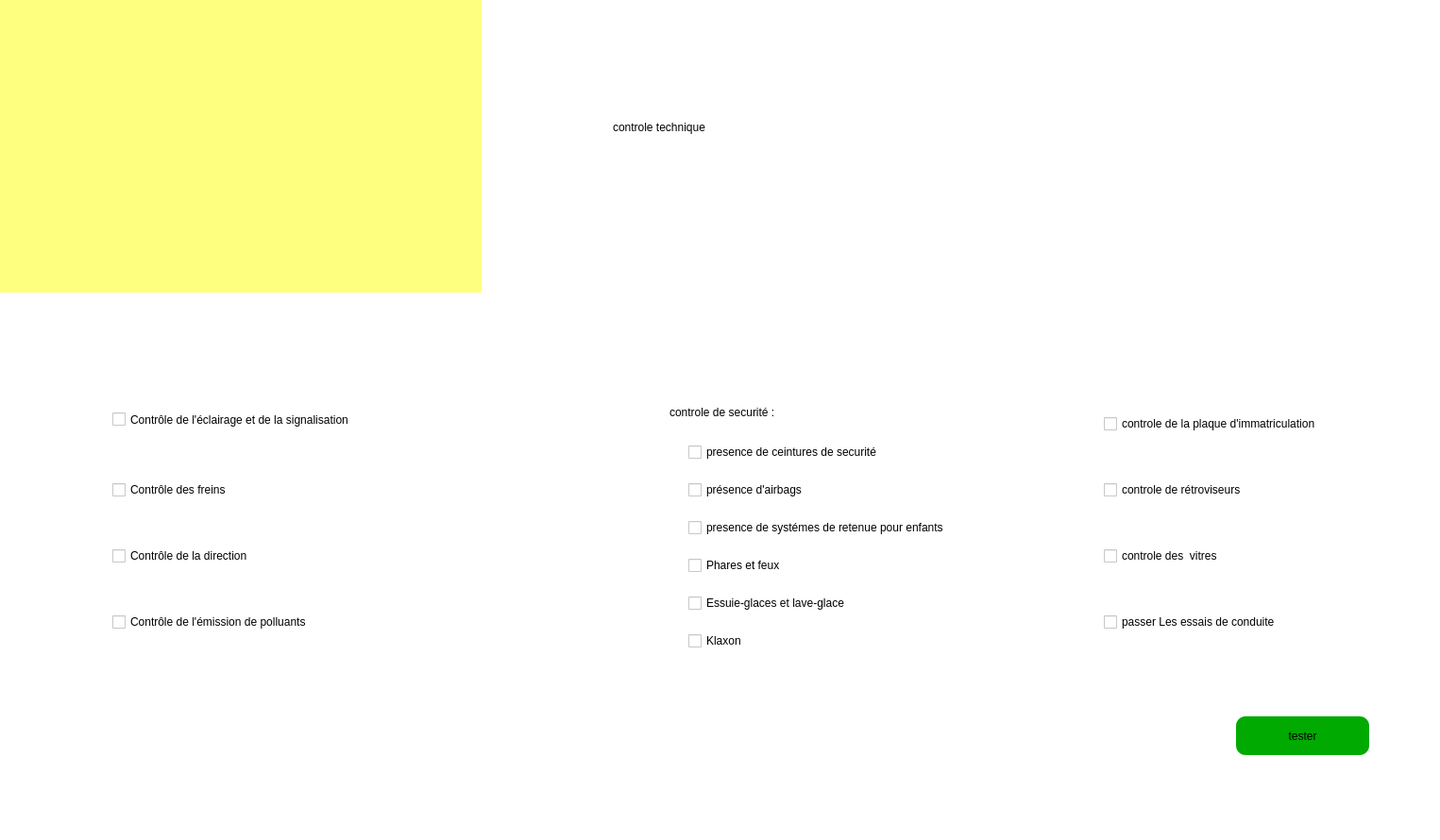
<?xml version="1.0" encoding="UTF-8"?>
<ui version="4.0">
 <class>controle</class>
 <widget class="QDialog" name="controle">
  <property name="geometry">
   <rect>
    <x>0</x>
    <y>0</y>
    <width>1525</width>
    <height>890</height>
   </rect>
  </property>
  <property name="windowTitle">
   <string>Dialog</string>
  </property>
  <widget class="QWidget" name="widget" native="true">
   <property name="geometry">
    <rect>
     <x>-1</x>
     <y>-1</y>
     <width>1531</width>
     <height>891</height>
    </rect>
   </property>
   <property name="styleSheet">
    <string notr="true">background-color: rgb(255, 255, 255);</string>
   </property>
   <widget class="QLabel" name="gifLabel">
    <property name="geometry">
     <rect>
      <x>0</x>
      <y>0</y>
      <width>511</width>
      <height>311</height>
     </rect>
    </property>
    <property name="styleSheet">
     <string notr="true">background-color: rgb(255, 255, 127);</string>
    </property>
    <property name="text">
     <string/>
    </property>
   </widget>
   <widget class="QLabel" name="label">
    <property name="geometry">
     <rect>
      <x>650</x>
      <y>100</y>
      <width>541</width>
      <height>71</height>
     </rect>
    </property>
    <property name="styleSheet">
     <string notr="true">font: 35pt &quot;MV Boli&quot;;</string>
    </property>
    <property name="text">
     <string>controle technique</string>
    </property>
   </widget>
   <widget class="QCheckBox" name="checkBox1">
    <property name="geometry">
     <rect>
      <x>120</x>
      <y>420</y>
      <width>311</width>
      <height>51</height>
     </rect>
    </property>
    <property name="text">
     <string>Contrôle de l'éclairage et de la signalisation</string>
    </property>
   </widget>
   <widget class="QCheckBox" name="checkBox2">
    <property name="geometry">
     <rect>
      <x>120</x>
      <y>510</y>
      <width>211</width>
      <height>20</height>
     </rect>
    </property>
    <property name="text">
     <string>Contrôle des freins </string>
    </property>
   </widget>
   <widget class="QCheckBox" name="checkBox3">
    <property name="geometry">
     <rect>
      <x>120</x>
      <y>580</y>
      <width>221</width>
      <height>20</height>
     </rect>
    </property>
    <property name="text">
     <string>Contrôle de la direction</string>
    </property>
   </widget>
   <widget class="QCheckBox" name="checkBox4">
    <property name="geometry">
     <rect>
      <x>120</x>
      <y>650</y>
      <width>311</width>
      <height>20</height>
     </rect>
    </property>
    <property name="text">
     <string>Contrôle de l'émission de polluants </string>
    </property>
   </widget>
   <widget class="QCheckBox" name="checkBox5">
    <property name="geometry">
     <rect>
      <x>730</x>
      <y>470</y>
      <width>291</width>
      <height>20</height>
     </rect>
    </property>
    <property name="text">
     <string>presence de ceintures de securité</string>
    </property>
   </widget>
   <widget class="QLabel" name="label_2">
    <property name="geometry">
     <rect>
      <x>710</x>
      <y>430</y>
      <width>161</width>
      <height>16</height>
     </rect>
    </property>
    <property name="text">
     <string>controle de securité :</string>
    </property>
   </widget>
   <widget class="QCheckBox" name="checkBox6">
    <property name="geometry">
     <rect>
      <x>730</x>
      <y>510</y>
      <width>291</width>
      <height>20</height>
     </rect>
    </property>
    <property name="text">
     <string>présence d'airbags</string>
    </property>
   </widget>
   <widget class="QCheckBox" name="checkBox7">
    <property name="geometry">
     <rect>
      <x>730</x>
      <y>550</y>
      <width>291</width>
      <height>20</height>
     </rect>
    </property>
    <property name="text">
     <string>presence de systémes de retenue pour enfants</string>
    </property>
   </widget>
   <widget class="QCheckBox" name="checkBox8">
    <property name="geometry">
     <rect>
      <x>730</x>
      <y>590</y>
      <width>201</width>
      <height>20</height>
     </rect>
    </property>
    <property name="text">
     <string>Phares et feux</string>
    </property>
   </widget>
   <widget class="QCheckBox" name="checkBox9">
    <property name="geometry">
     <rect>
      <x>730</x>
      <y>630</y>
      <width>221</width>
      <height>20</height>
     </rect>
    </property>
    <property name="text">
     <string>Essuie-glaces et lave-glace</string>
    </property>
   </widget>
   <widget class="QCheckBox" name="checkBox10">
    <property name="geometry">
     <rect>
      <x>730</x>
      <y>670</y>
      <width>83</width>
      <height>20</height>
     </rect>
    </property>
    <property name="text">
     <string>Klaxon</string>
    </property>
   </widget>
   <widget class="QCheckBox" name="checkBox11">
    <property name="geometry">
     <rect>
      <x>1170</x>
      <y>440</y>
      <width>301</width>
      <height>20</height>
     </rect>
    </property>
    <property name="text">
     <string>controle de la plaque d'immatriculation</string>
    </property>
   </widget>
   <widget class="QCheckBox" name="checkBox12">
    <property name="geometry">
     <rect>
      <x>1170</x>
      <y>510</y>
      <width>261</width>
      <height>20</height>
     </rect>
    </property>
    <property name="text">
     <string>controle de rétroviseurs</string>
    </property>
   </widget>
   <widget class="QCheckBox" name="checkBox13">
    <property name="geometry">
     <rect>
      <x>1170</x>
      <y>580</y>
      <width>241</width>
      <height>20</height>
     </rect>
    </property>
    <property name="text">
     <string>controle des  vitres</string>
    </property>
   </widget>
   <widget class="QCheckBox" name="checkBox14">
    <property name="geometry">
     <rect>
      <x>1170</x>
      <y>650</y>
      <width>471</width>
      <height>20</height>
     </rect>
    </property>
    <property name="text">
     <string>passer Les essais de conduite</string>
    </property>
   </widget>
   <widget class="QPushButton" name="pushButton">
    <property name="geometry">
     <rect>
      <x>1310</x>
      <y>760</y>
      <width>141</width>
      <height>41</height>
     </rect>
    </property>
    <property name="styleSheet">
     <string notr="true">background-color: rgb(0, 170, 0);
border-radius:10px;
font: 14pt &quot;MV Boli&quot;;</string>
    </property>
    <property name="text">
     <string>tester</string>
    </property>
   </widget>
  </widget>
 </widget>
 <resources/>
 <connections/>
</ui>
